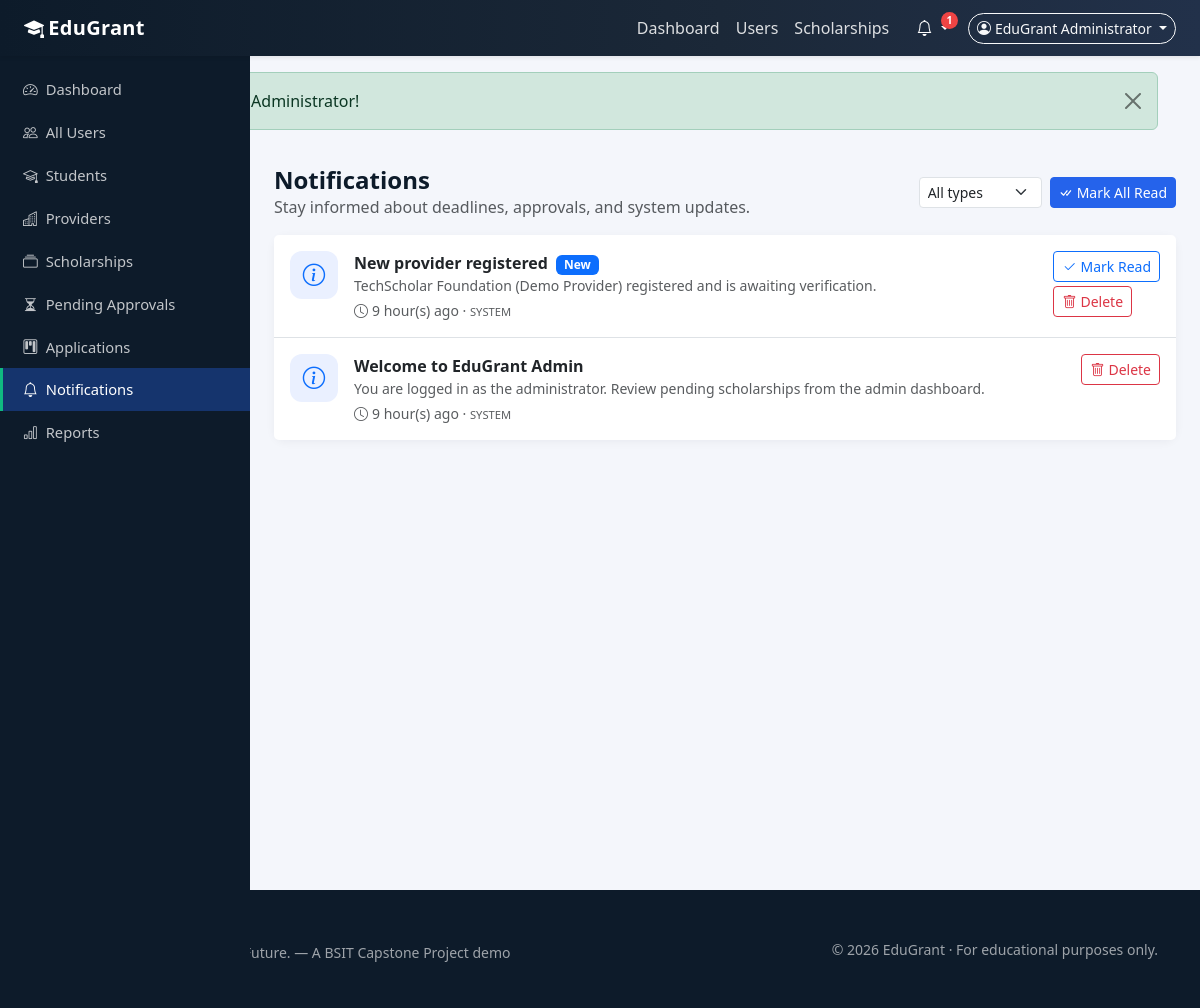
The page /admin/notifications.php (signed in) on the database its author committed.
### tables this page shows
CREATE TABLE `notifications` (
  `id` INT UNSIGNED NOT NULL AUTO_INCREMENT,
  `user_id` INT UNSIGNED NOT NULL,
  `title` VARCHAR(255) NOT NULL,
  `message` TEXT DEFAULT NULL,
  `type` ENUM('deadline','application','scholarship','system','approval','rejection') NOT NULL DEFAULT 'system',
  `is_read` TINYINT(1) NOT NULL DEFAULT 0,
  `created_at` DATETIME NOT NULL DEFAULT CURRENT_TIMESTAMP,
  PRIMARY KEY (`id`),
  KEY `idx_notif_user` (`user_id`),
  KEY `idx_notif_read` (`is_read`),
  CONSTRAINT `fk_notif_user` FOREIGN KEY (`user_id`)
    REFERENCES `users` (`id`) ON DELETE CASCADE ON UPDATE CASCADE
);

### includes/functions.php (called while the page is built, shortened)
<?php
function e(?string $value): string
{
    return htmlspecialchars((string)$value, ENT_QUOTES, 'UTF-8');
}
function notifIcon(string $type): string
{
    $map = [
        'deadline'    => 'alarm',
        'application' => 'kanban',
        'scholarship' => 'collection',
        'approval'    => 'check-circle',
        'rejection'   => 'x-circle',
        'system'      => 'info-circle',
    ];
    return $map[$type] ?? 'info-circle';
}
function timeAgo(?string $datetime): string
{
    $ts = strtotime($datetime);
    $diff = time() - $ts;
    if ($diff < 86400) return floor($diff / 3600) . ' hour(s) ago';
    return date('M j, Y', $ts);
}

### admin/notifications.php (the view, shortened to what this page needs)
<?php
require_once __DIR__ . '/../includes/functions.php';
$user = getCurrentUser();
$pdo = db();
$where = 'n.user_id = ?';
$params = [$user['id']];
$stmt = $pdo->prepare("SELECT n.* FROM notifications n WHERE $where ORDER BY n.created_at DESC, n.id DESC LIMIT 100");
$stmt->execute($params);
$notifications = $stmt->fetchAll();
include BASE_PATH . '/includes/header.php';
?>
<div class="container-fluid p-0">
    <div class="d-flex">
        <?php include BASE_PATH . '/includes/sidebar.php'; ?>
        <div class="flex-grow-1 dashboard-content">
            <div class="px-3 px-lg-4">
                <div class="d-flex justify-content-between align-items-center flex-wrap gap-2 mb-3">
                    <div>
                        <h4 class="fw-bold text-navy mb-0">Notifications</h4>
                        <p class="text-muted mb-0">Stay informed about deadlines, approvals, and system updates.</p>
                    </div>
                    <div class="d-flex gap-2">
                        <form method="get" class="d-flex gap-2">
                            <select class="form-select form-select-sm" name="type" onchange="this.form.submit()">
                                <option value="">All types</option>
                            </select>
                        </form>
                        <form method="post">
                            <button class="btn btn-primary-soft btn-sm" name="mark_all_read" value="1">
                                <i class="bi bi-check-all me-1"></i>Mark All Read
                            </button>
                        </form>
                    </div>
                </div>
                <?php if (empty($notifications)): ?>
                    <div class="card empty-state">
                        <i class="bi bi-bell"></i>
                        <h5 class="mt-3">No notifications</h5>
                        <p class="mb-0">You have no notifications to display.</p>
                    </div>
                <?php else: ?>
                    <div class="card">
                        <ul class="list-group list-group-flush">
                            <?php foreach ($notifications as $n): ?>
                                <li class="list-group-item <?php echo $n['is_read'] ? '' : 'bg-white'; ?> d-flex justify-content-between align-items-start gap-2 py-3">
                                    <div class="d-flex gap-3">
                                        <span class="stat-icon bg-blue-soft"><i class="bi bi-<?php echo e(notifIcon($n['type'])); ?> text-primary"></i></span>
                                        <div>
                                            <div class="fw-semibold">
                                                <?php echo e($n['title']); ?>
                                                <?php if (!$n['is_read']): ?><span class="badge bg-primary ms-1">New</span><?php endif; ?>
                                            </div>
                                            <div class="small text-muted"><?php echo e($n['message']); ?></div>
                                            <div class="small text-muted mt-1">
                                                <i class="bi bi-clock me-1"></i><?php echo e(timeAgo($n['created_at'])); ?>
                                                · <span class="text-uppercase" style="font-size:.7rem;"><?php echo e($n['type']); ?></span>
                                            </div>
                                        </div>
                                    </div>
                                    <div class="d-flex flex-column gap-1">
                                        <?php if (!$n['is_read']): ?>
                                            <form method="post">
                                                <button class="btn btn-sm btn-outline-primary" name="mark_read" value="<?php echo $n['id']; ?>">
                                                    <i class="bi bi-check2 me-1"></i>Mark Read
                                                </button>
                                            </form>
                                        <?php endif; ?>
                                        <form method="post">
                                            <button class="btn btn-sm btn-outline-danger" name="delete" value="<?php echo $n['id']; ?>">
                                                <i class="bi bi-trash me-1"></i>Delete
                                            </button>
                                        </form>
                                    </div>
                                </li>
                            <?php endforeach; ?>
                        </ul>
                    </div>
                <?php endif; ?>
            </div>
        </div>
    </div>
</div>
<?php include BASE_PATH . '/includes/footer.php'; ?>

### assets/css/style.css (style rules this page uses)
:root { --edu-navy: #0d1b2a; --edu-navy-2: #1b2838; --edu-blue: #2563eb; --edu-blue-dark: #1e4fc2; --edu-bg: #f4f6fb; --edu-card-bg: #ffffff; --edu-green: #10b981; --edu-green-dark: #0d9d6e; --edu-border: #e4e7ef; --edu-text: #1f2937; --edu-muted: #6b7280; --edu-sidebar-width: 250px; --edu-radius: 12px; }
body { font-family: "Segoe UI", system-ui, -apple-system, "Helvetica Neue", Arial, sans-serif; background-color: var(--edu-bg); color: var(--edu-text); min-height: 100vh; }
.btn-primary-soft { background-color: var(--edu-blue); border-color: var(--edu-blue); color: #fff; }
.dashboard-layout { background: var(--edu-bg); }
.dashboard-content { margin-left: var(--edu-sidebar-width); padding-top: 1.25rem; padding-bottom: 2rem; min-height: calc(100vh - 56px); }
.stat-icon { width: 48px; height: 48px; border-radius: 12px; display: flex; align-items: center; justify-content: center; font-size: 1.4rem; }
.bg-blue-soft { background: #eaf0ff; color: var(--edu-blue); }
.card { border: none; border-radius: var(--edu-radius); box-shadow: 0 2px 10px rgba(13, 27, 42, .05); }
.text-navy { color: var(--edu-navy) !important; }

### rows shown on the page
notifications: title "New provider registered", is_read "New", message "TechScholar Foundation (Demo Provider) registered and is awaiting verification.", created_at "9 hour(s) ago", type "SYSTEM", $n['id'] 9 (drawn)
notifications: title "Welcome to EduGrant Admin", message "You are logged in as the administrator. Review pending scholarships from the admin dashboard.", created_at "9 hour(s) ago", type "SYSTEM", $n['id'] 1 (drawn)

### other values the page prints
APP_NAME "EduGrant"
$notifCount "1"
$currentUser['name'] "EduGrant Administrator"
$label "Dashboard All Users Students Providers Scholarships Pending Approvals Applications Notifications Reports"
